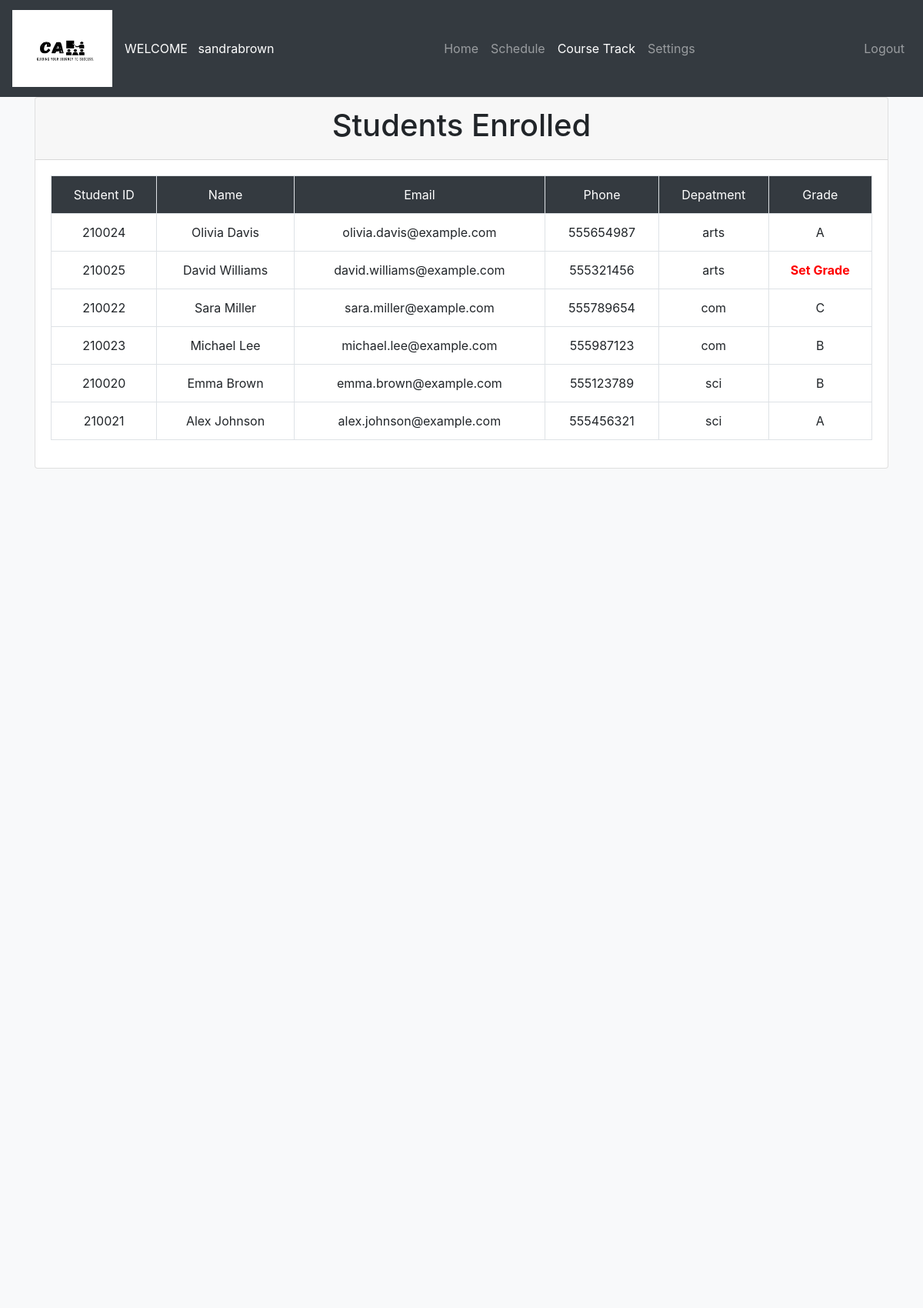
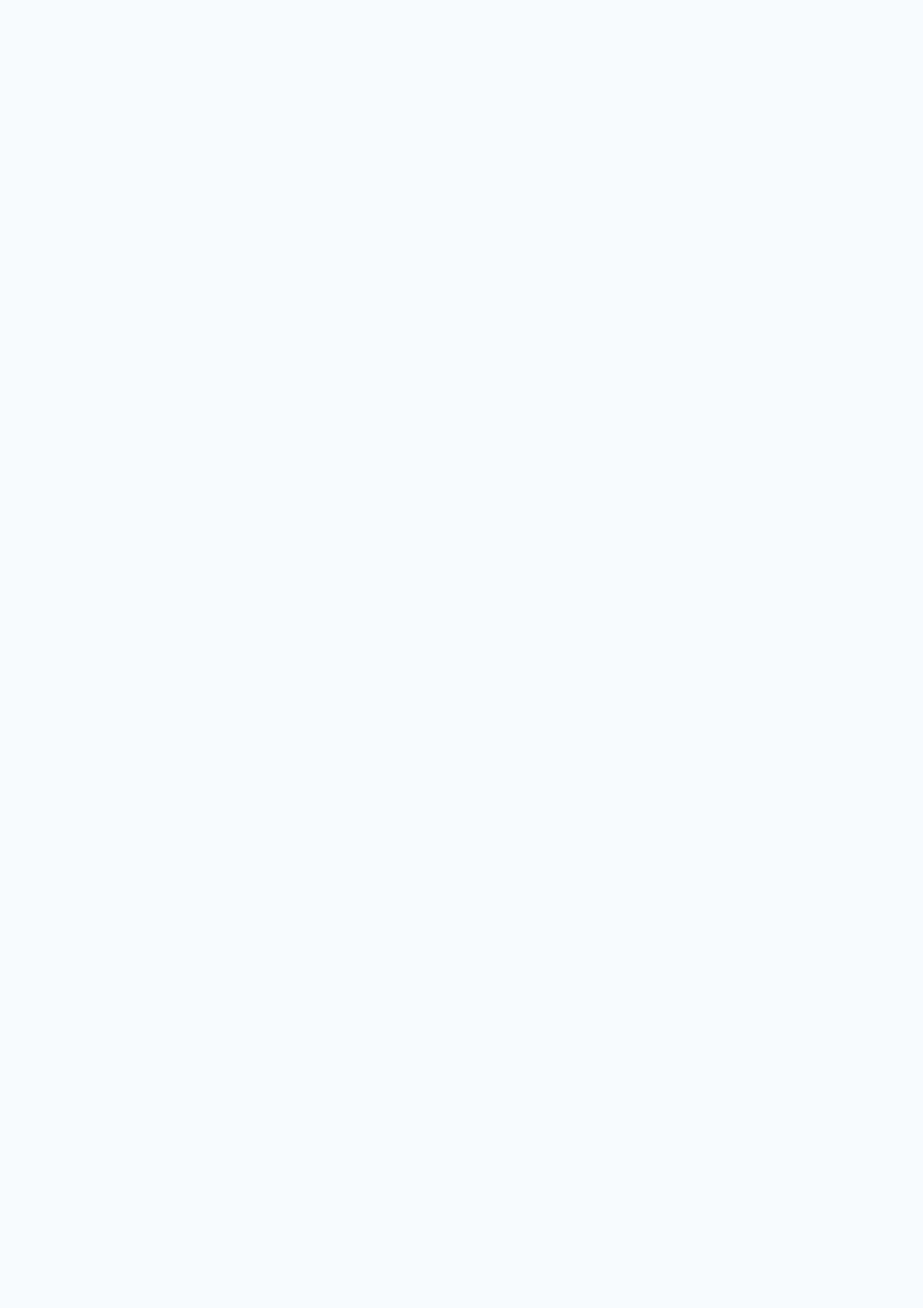
The app's page /coursestudents.php?subs=MAT02 (signed in, upper part) with its own data (2 pictures, top to bottom).
### tables this page shows
create table Student( ID int auto_increment,user_name varchar(50),name varchar(50), password varchar(20), email varchar(50) not null, phone int(11), Dep_name varchar(20), level char(1), enroll_date date default curdate(), Primary key(ID),foreign key(Dep_name, level) references Department(name, level));

create table have( Sub_code varchar(15), Dep_name varchar(20), level char(1), Primary key(Sub_code, Dep_name,level), Foreign key(Sub_code) references Subject(code), Foreign key(Dep_name, level) references Department(name,level));

create table Grades(T_id varchar(8), S_id int, sub_code varchar(15), grade char(1), Primary key(T_id, S_id, sub_code), foreign key(T_id) references Teacher(ID) on delete cascade, foreign key(S_id) references Student(id) on delete cascade, Foreign key(sub_code) references Subject(code));

### coursestudents.php (the view, shortened to what this page needs)
<?php
    include('connect.php');
    if (isset($_SESSION['username'])) {
        $username = $_SESSION['username'];
        $quer = "SELECT * FROM teacher WHERE user_name = '$username'";
        $res = mysqli_query($db, $quer);
        if ($row = mysqli_fetch_assoc($res)) {
             $teacher_id = $row['ID'];
        } else {
             echo "User not found";
        }
        $subs = $_GET['subs'];
        $query = "SELECT * FROM student st JOIN have hv ON st.Dep_name = hv.Dep_name JOIN grades gd ON st.ID = gd.S_id AND hv.Sub_code =
        gd.sub_code WHERE hv.Sub_code ='$subs' AND gd.T_id = '$teacher_id'";
        $result = mysqli_query($db, $query);
    } else {
        header('Location: login.php');
        exit();
    }
?>
<!DOCTYPE html>
<html lang="en">
<head>
    <link rel="stylesheet" href="https://maxcdn.bootstrapcdn.com/bootstrap/4.5.2/css/bootstrap.min.css">
</head>
<body style="height: 5000px;">
    <?php include('teachernavbar.php');?>
<!DOCTYPE html>
<html lang="en">
<head>
    <link rel="stylesheet" href="https://maxcdn.bootstrapcdn.com/bootstrap/4.5.2/css/bootstrap.min.css">
</head>
<body>
<div class="container">
<div class="row">
            <div class="col">
                <div class= "card">
                    <div class= "card-header">
                        <h1 class= "text-center">Students Enrolled</h1>
                    </div>
                    <div class="card-body">
                        <table class= "table table-bordered text-center">
                            <tr class= "bg-dark text-white">
                                <td> Student ID </td>
                                <td> Name </td>
                                <td> Email </td>
                                <td> Phone </td>
                                <td> Depatment</td>
                                <td> Grade </td>
                            </tr>
                            <tr>
                            <?php
                                while($row= mysqli_fetch_assoc($result))
                                {
                            ?>
                                 <td> <?php echo $row["ID"];?> </td>
                                 <td> <?php echo $row["name"];?> </td>
                                 <td> <?php echo $row["email"];?> </td>
                                 <td> <?php echo $row["phone"];?> </td>
                                 <td> <?php echo $row["Dep_name"];?> </td>
                                 <?php
                                    if($row["grade"] == null) {
                                        $tid = $row["T_id"];
                                        $sid = $row["S_id"];
                                 ?>
                                        <td> <a class = 'link_format' href="setgrade.php?t_id=<?php echo $tid?>&s_id=<?php echo $sid?>&sub=<?php echo $subs?>">Set Grade</a> </td>
                                 <?php
                                    } else {
                                 ?>
                                        <td> <?php echo $row["grade"];?> </td>
                                 <?php
                                    }
                                ?>
                            </tr>
                            <?php
                                }
                            ?>
                        </table>
                </div>
            </div>
        </div>
    </div>
</div>
</body>
</html>

### coursestudents.php (style rules this page uses)
body { background-color: #f8f9fa; }
.link_format { color: red; text-decoration: none; font-weight: bold; }

### records on screen
student: ID "210024", name "Olivia Davis", email "olivia.davis@example.com", phone "555654987", have.Dep_name "arts", grades.grade "A"
student: ID "210025", name "David Williams", email "david.williams@example.com", phone "555321456", have.Dep_name "arts"
student: ID "210022", name "Sara Miller", email "sara.miller@example.com", phone "555789654", have.Dep_name "com", grades.grade "C"
student: ID "210023", name "Michael Lee", email "michael.lee@example.com", phone "555987123", have.Dep_name "com", grades.grade "B"
student: ID "210020", name "Emma Brown", email "emma.brown@example.com", phone "555123789", have.Dep_name "sci", grades.grade "B"
student: ID "210021", name "Alex Johnson", email "alex.johnson@example.com", phone "555456321", have.Dep_name "sci", grades.grade "A"

### other values on screen
$username "sandrabrown"
